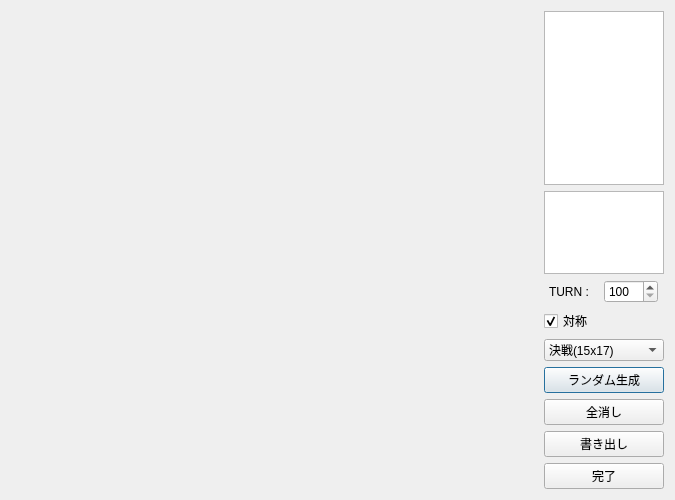
<?xml version="1.0" encoding="UTF-8"?>
<ui version="4.0">
 <class>MapEditerDialog</class>
 <widget class="QDialog" name="MapEditerDialog">
  <property name="geometry">
   <rect>
    <x>0</x>
    <y>0</y>
    <width>675</width>
    <height>500</height>
   </rect>
  </property>
  <property name="windowTitle">
   <string>Dialog</string>
  </property>
  <layout class="QHBoxLayout" name="horizontalLayout_2">
   <item>
    <widget class="GameBoard" name="widget" native="true">
     <property name="sizePolicy">
      <sizepolicy hsizetype="Expanding" vsizetype="Expanding">
       <horstretch>0</horstretch>
       <verstretch>0</verstretch>
      </sizepolicy>
     </property>
     <property name="minimumSize">
      <size>
       <width>320</width>
       <height>320</height>
      </size>
     </property>
     <property name="maximumSize">
      <size>
       <width>16777215</width>
       <height>16777215</height>
      </size>
     </property>
     <property name="whatsThis">
      <string>&lt;html&gt;&lt;head/&gt;&lt;body&gt;&lt;p&gt;マップを作成する画面です。クリックおよびドラッグで配置することができます。&lt;/p&gt;&lt;p&gt;COOLとHOTは各１つのみ配置できます。&lt;/p&gt;&lt;/body&gt;&lt;/html&gt;</string>
     </property>
    </widget>
   </item>
   <item>
    <layout class="QVBoxLayout" name="verticalLayout">
     <item>
      <widget class="QListWidget" name="listWidget">
       <property name="sizePolicy">
        <sizepolicy hsizetype="Preferred" vsizetype="Preferred">
         <horstretch>0</horstretch>
         <verstretch>0</verstretch>
        </sizepolicy>
       </property>
       <property name="minimumSize">
        <size>
         <width>120</width>
         <height>0</height>
        </size>
       </property>
       <property name="maximumSize">
        <size>
         <width>120</width>
         <height>16777215</height>
        </size>
       </property>
       <property name="whatsThis">
        <string>&lt;html&gt;&lt;head/&gt;&lt;body&gt;&lt;p&gt;マップに使用する部品を選択します。&lt;/p&gt;&lt;/body&gt;&lt;/html&gt;</string>
       </property>
      </widget>
     </item>
     <item>
      <widget class="QListWidget" name="ObjectCounter">
       <property name="enabled">
        <bool>true</bool>
       </property>
       <property name="sizePolicy">
        <sizepolicy hsizetype="Preferred" vsizetype="Preferred">
         <horstretch>0</horstretch>
         <verstretch>0</verstretch>
        </sizepolicy>
       </property>
       <property name="minimumSize">
        <size>
         <width>120</width>
         <height>0</height>
        </size>
       </property>
       <property name="maximumSize">
        <size>
         <width>120</width>
         <height>100</height>
        </size>
       </property>
       <property name="focusPolicy">
        <enum>Qt::NoFocus</enum>
       </property>
       <property name="selectionMode">
        <enum>QAbstractItemView::NoSelection</enum>
       </property>
      </widget>
     </item>
     <item>
      <layout class="QHBoxLayout" name="horizontalLayout">
       <item>
        <widget class="QLabel" name="label">
         <property name="sizePolicy">
          <sizepolicy hsizetype="Maximum" vsizetype="Preferred">
           <horstretch>0</horstretch>
           <verstretch>0</verstretch>
          </sizepolicy>
         </property>
         <property name="text">
          <string>TURN : </string>
         </property>
        </widget>
       </item>
       <item>
        <widget class="QSpinBox" name="TurnSpin">
         <property name="sizePolicy">
          <sizepolicy hsizetype="Maximum" vsizetype="Fixed">
           <horstretch>0</horstretch>
           <verstretch>0</verstretch>
          </sizepolicy>
         </property>
         <property name="whatsThis">
          <string>マップのターン数です。</string>
         </property>
         <property name="minimum">
          <number>100</number>
         </property>
         <property name="maximum">
          <number>9999</number>
         </property>
        </widget>
       </item>
      </layout>
     </item>
     <item>
      <widget class="QCheckBox" name="SymmetryCheck">
       <property name="sizePolicy">
        <sizepolicy hsizetype="Minimum" vsizetype="Fixed">
         <horstretch>0</horstretch>
         <verstretch>0</verstretch>
        </sizepolicy>
       </property>
       <property name="whatsThis">
        <string>チェックを入れた場合、マップは点対称になります。</string>
       </property>
       <property name="text">
        <string>対称</string>
       </property>
       <property name="checked">
        <bool>true</bool>
       </property>
      </widget>
     </item>
     <item>
      <widget class="QComboBox" name="comboBox">
       <property name="whatsThis">
        <string>マップの大きさを設定します。</string>
       </property>
       <item>
        <property name="text">
         <string>決戦(15x17)</string>
        </property>
       </item>
       <item>
        <property name="text">
         <string>広域(21x17)</string>
        </property>
       </item>
      </widget>
     </item>
     <item>
      <widget class="QPushButton" name="randomGenerateButton">
       <property name="text">
        <string>ランダム生成</string>
       </property>
      </widget>
     </item>
     <item>
      <widget class="QPushButton" name="pushButton_2">
       <property name="sizePolicy">
        <sizepolicy hsizetype="Minimum" vsizetype="Fixed">
         <horstretch>0</horstretch>
         <verstretch>0</verstretch>
        </sizepolicy>
       </property>
       <property name="whatsThis">
        <string>全てのアイテム、ブロックを取り除きます。</string>
       </property>
       <property name="text">
        <string>全消し</string>
       </property>
      </widget>
     </item>
     <item>
      <widget class="QPushButton" name="WriteButton">
       <property name="sizePolicy">
        <sizepolicy hsizetype="Minimum" vsizetype="Fixed">
         <horstretch>0</horstretch>
         <verstretch>0</verstretch>
        </sizepolicy>
       </property>
       <property name="whatsThis">
        <string>マップを書き出します。</string>
       </property>
       <property name="text">
        <string>書き出し</string>
       </property>
      </widget>
     </item>
     <item>
      <widget class="QPushButton" name="pushButton_3">
       <property name="sizePolicy">
        <sizepolicy hsizetype="Minimum" vsizetype="Fixed">
         <horstretch>0</horstretch>
         <verstretch>0</verstretch>
        </sizepolicy>
       </property>
       <property name="whatsThis">
        <string>&lt;html&gt;&lt;head/&gt;&lt;body&gt;&lt;p&gt;マップエディタを完了し、閉じます。&lt;/p&gt;&lt;/body&gt;&lt;/html&gt;</string>
       </property>
       <property name="text">
        <string>完了</string>
       </property>
      </widget>
     </item>
    </layout>
   </item>
  </layout>
 </widget>
 <customwidgets>
  <customwidget>
   <class>GameBoard</class>
   <extends>QWidget</extends>
   <header>GameBoard.h</header>
   <container>1</container>
  </customwidget>
 </customwidgets>
 <resources/>
 <connections>
  <connection>
   <sender>pushButton_2</sender>
   <signal>clicked()</signal>
   <receiver>MapEditerDialog</receiver>
   <slot>Clear()</slot>
   <hints>
    <hint type="sourcelabel">
     <x>511</x>
     <y>346</y>
    </hint>
    <hint type="destinationlabel">
     <x>476</x>
     <y>374</y>
    </hint>
   </hints>
  </connection>
  <connection>
   <sender>pushButton_3</sender>
   <signal>clicked()</signal>
   <receiver>MapEditerDialog</receiver>
   <slot>accept()</slot>
   <hints>
    <hint type="sourcelabel">
     <x>511</x>
     <y>412</y>
    </hint>
    <hint type="destinationlabel">
     <x>478</x>
     <y>413</y>
    </hint>
   </hints>
  </connection>
  <connection>
   <sender>WriteButton</sender>
   <signal>clicked()</signal>
   <receiver>MapEditerDialog</receiver>
   <slot>Export()</slot>
   <hints>
    <hint type="sourcelabel">
     <x>511</x>
     <y>379</y>
    </hint>
    <hint type="destinationlabel">
     <x>476</x>
     <y>394</y>
    </hint>
   </hints>
  </connection>
  <connection>
   <sender>comboBox</sender>
   <signal>currentTextChanged(QString)</signal>
   <receiver>MapEditerDialog</receiver>
   <slot>ComboChanged(QString)</slot>
   <hints>
    <hint type="sourcelabel">
     <x>445</x>
     <y>298</y>
    </hint>
    <hint type="destinationlabel">
     <x>462</x>
     <y>261</y>
    </hint>
   </hints>
  </connection>
 </connections>
 <slots>
  <slot>Clear()</slot>
  <slot>Export()</slot>
  <slot>ComboChanged(QString)</slot>
 </slots>
</ui>
